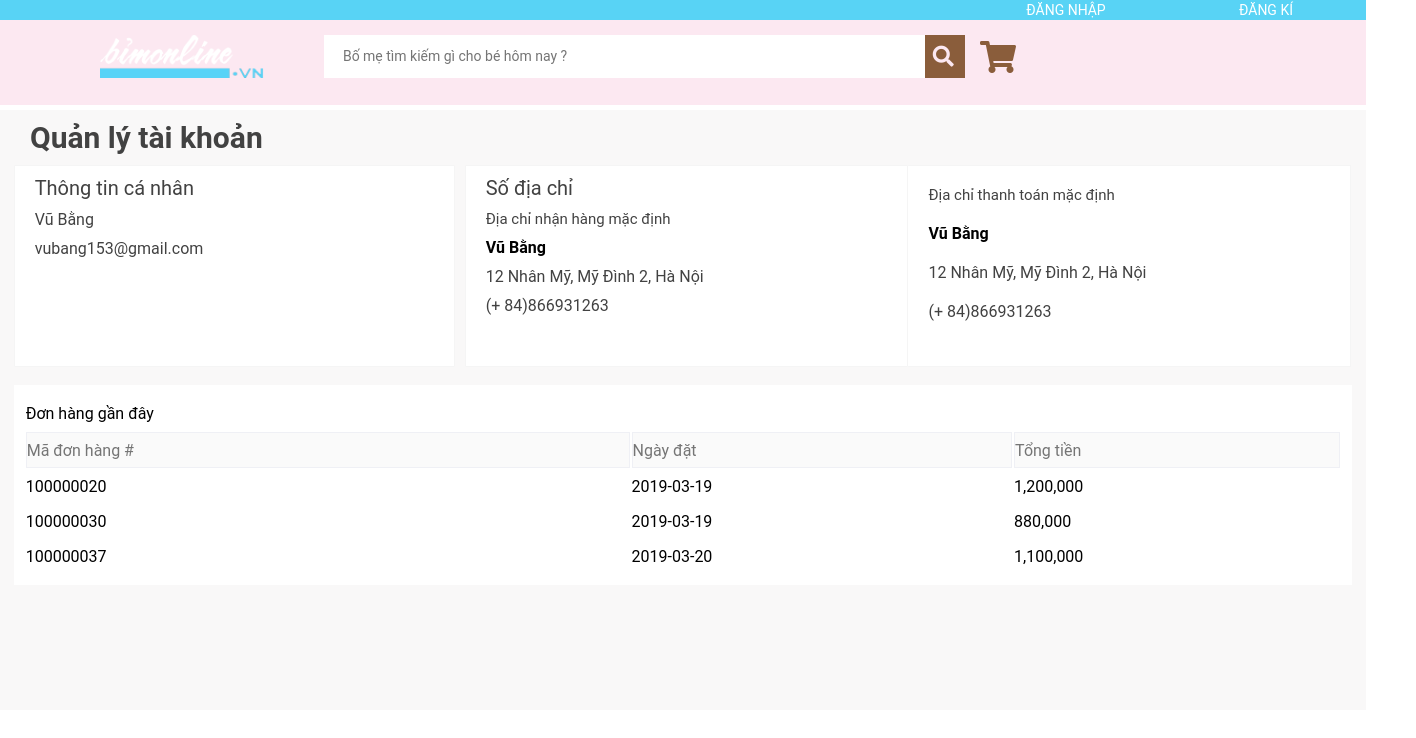
Page /bimonline/main/setting.php on the committed database.
### tables this page shows
CREATE TABLE `dondathang` (
  `ma_dh` int(10) NOT NULL AUTO_INCREMENT,
  `ma_kh` int(10) NOT NULL,
  `ngay_dat` date NOT NULL,
  `tong_tien` int(10) NOT NULL,
  `noi_giao` varchar(1000) NOT NULL,
  `trang_thai` bit(1) NOT NULL,
  PRIMARY KEY (`ma_dh`),
  KEY `ma_kh` (`ma_kh`),
  CONSTRAINT `dondathang_ibfk_1` FOREIGN KEY (`ma_kh`) REFERENCES `khachhang` (`ma_kh`)
);

### bimonline/main/setting.php (the view, shortened to what this page needs)
<?php
include("connect.php");
include("header.php");
$sqlSearchId = "select ma_kh from khachhang where ten_dang_nhap ='$username'";
$recordset =mysqli_query($con,$sqlSearchId);
$ketqua= mysqli_fetch_assoc($recordset);
$ketqua = $ketqua["ma_kh"];
$sql = "SELECT ho_va_ten,email,so_dien_thoai,dia_chi
FROM khachhang where ma_kh = '$ketqua'";
$result = mysqli_query($con,$sql);
$row = mysqli_fetch_assoc($result);
$sql2 = "select ma_dh,ngay_dat,tong_tien from dondathang where ma_kh='$ketqua'";
$result2 = mysqli_query($con,$sql2);
?>
<div id="wrapper">
	<div>
		<p id="wrapper-title">Quản lý tài khoản</p>
	</div>
	<div class="table-col">
		<div class="table" id="table-1-col-1">
			<p class="main-title">Thông tin cá nhân</p>
			<p><?php echo $row["ho_va_ten"]?></p>
			<p><?php echo $row["email"]?></p>
		</div>
		<div class="table" id="table-1-col-2">
			<p class="main-title">Số địa chỉ</p>
			<p class="sub-title">Địa chỉ nhận hàng mặc định</p>
			<p class="main-name"><?php echo $row["ho_va_ten"]?></p>
			<p><?php echo $row["dia_chi"]?></p>
			<p>(+ 84)<?php echo $row["so_dien_thoai"]?></p>
		</div>
		<div class="table" id="table-1-col-3">
			<p class="sub-title">Địa chỉ thanh toán mặc định</p>
			<p class="main-name" id="main-name-3"><?php echo $row["ho_va_ten"]?></p>
			<p><?php echo $row["dia_chi"]?></p>
			<p>(+ 84)<?php echo $row["so_dien_thoai"]?></p>
		</div>
	</div>
	<div class="table-col">
		<table class="table-col-2">
			<tr>
				<td>Đơn hàng gần đây</td>
			</tr>
			<tr>
				<th>Mã đơn hàng #</th>
				<th>Ngày đặt</th>
				<th>Tổng tiền</th>
			</tr>
	<?php
		while ($row2 = mysqli_fetch_assoc($result2)) { ?>
			<tr>
				<td><?php echo $row2["ma_dh"]?>
				</td>
				<td><?php echo $row2["ngay_dat"]?>
				</td>
				<td><?php echo number_format($row2["tong_tien"])?>
				</td>
			</tr>
				<?php
				}
			?>
		</table>
	</div>
</div>

### bimonline/main/setting.php (style rules this page uses)
.sub-title { font-size: 15px; }
.main-title { font-size: 20px; }
.main-name { font-weight: bold; color: black; }
table th { padding: 0; background: #fafafa; color: #757575; text-align: left; font-weight: 400; border: 1px solid #eff0f5; }
#wrapper { width: 1366px; height: auto; min-height: 600px; background: #F9F8F8; margin-top: 10px; color: #424242; }
#wrapper-title { font-weight: bold; font-size: 30px; padding: 10px; width: 100%; }
.table-col { width: 98%; height: 200px; margin: auto; }
.table { background: white; height: 200px; float: left; border: 1px solid #F5F5F5; border-radius: 1px; }
#table-1-col-1 { width: 32.8%; }
#table-1-col-2 { width: 33%; margin-left: 10px; }
#table-1-col-3 { width: 33%; border-left: none; }
#table-1-col-3 p { margin-top: 20px; }
p { margin-top: 10px; margin-left: 20px; }
.table-col-2 { width: 100%; margin-top: 20px; height: auto; min-height: 200px; background: white; padding: 10px; }

### bimonline/main/header.php (style rules this page uses)
* { margin: 0px; padding: 0px; font-family: Roboto; }

### rows in the picture
dondathang: ma_dh "100000020", ngay_dat "2019-03-19", tong_tien "1,200,000"
dondathang: ma_dh "100000030", ngay_dat "2019-03-19", tong_tien "880,000"
dondathang: ma_dh "100000037", ngay_dat "2019-03-20", tong_tien "1,100,000"

### other values in the picture
$row["ho_va_ten"] "Vũ Bằng"
$row["email"] "vubang153@gmail.com"
$row["dia_chi"] "12 Nhân Mỹ, Mỹ Đình 2, Hà Nội"
$row["so_dien_thoai"] "866931263"
